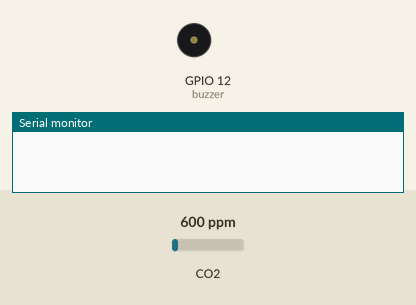
The sketch below on a simulated ESP32. Parts: buzzer (waves = sounding, pin HIGH), the last lines printed to the serial monitor. Inputs (shaded band) come from the test bench; at power-on: CO2 600 ppm. WiFi joins after 1.5 s; servers stay silent unless stated; no MQTT or app messages arrive unless stated.

Above: at 0.1 s.
At 1.6 s:
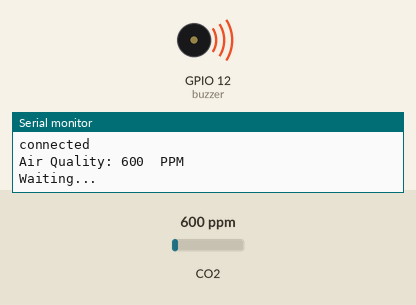
Timing chart, 0 to 3.1 s (numbered marks = the images above):
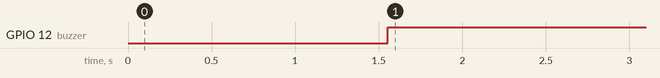

The sketch:

Code.ino
```cpp
#include "MQ135.h"
#include <WiFi.h>
#include <PubSubClient.h>


#define sensor         32                        //pin for analog input
#define buzzer  12  //pin for buzzer


const char* ssid = "Network_SSID";
const char* password =  "Network_Password";
const char* mqttServer = "IP_Address";
const int mqttPort = 1883;
const char* mqttUser = "MQQT_Username";
const char* mqttPassword = "MQQT_Password";


WiFiClient espClient;
PubSubClient client(espClient);
void setup() {

 pinMode(sensor,INPUT);                     //MQ135 analog feed set for input
  //pinMode(digTrigger,INPUT);                  //MQ135 digital feed set for input
  pinMode(buzzer,OUTPUT);                        //led set for output


  Serial.begin(115200);
  WiFi.begin(ssid, password);

  while (WiFi.status() != WL_CONNECTED) {
    delay(500);
    Serial.println("Connecting to WiFi..");
  }

  Serial.println("Connected to the WiFi network");

  client.setServer(mqttServer, mqttPort);

  while (!client.connected()) {
    Serial.println("Connecting to MQTT...");

    if (client.connect("ESP32Client", mqttUser, mqttPassword )) {

      Serial.println("connected");

    } else {

      Serial.print("failed with state ");
      Serial.print(client.state());
      delay(2000);

    }
  }

}

void loop() {
  client.loop();
  MQ135 gasSensor = MQ135(sensor);
    int air_quality = gasSensor.getPPM();
    Serial.print("Air Quality: ");
    Serial.print(air_quality);
    Serial.println("  PPM");
    Serial.println();
    char mqtt_payload[30] = "";
  snprintf (mqtt_payload,30, "%1d",  air_quality);
  client.publish("esp/test", mqtt_payload);
  if (air_quality>1000){
     digitalWrite(buzzer,LOW);
   }
  else {
     digitalWrite(buzzer,HIGH);
    }
    Serial.println("Waiting...");

    delay(2000);


}
```

Measured:
- by itself, GPIO 12 (buzzer): LOW → HIGH at 1.6 s
